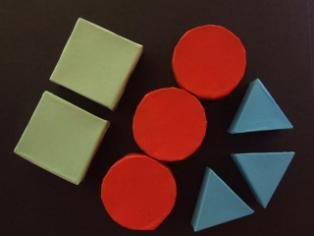
#> input picture input.jpg, 314 x 236 px
$ python shape-recognition.py
#> lines starting #> are read from the running program, lines starting #| are printed output that depends on the picture; after the words box and inside, x2 and y2 are one past the last pixel; in counts of white or black regions, pixels touching at a corner belong together
import cv2 as cv
import numpy as np

def compactness(img):
    '''
        Input
        -----
        img : np.array

        Output
        ------
        c : float
    '''

    contours, hierarchy = cv.findContours(img, 1, 2)
    cnt = contours[0]

def main():
    '''
    Quick implementation of:
        Object Shape Recognition in Image for Machine Vision Application
    '''

    # get image in HSL (hue, saturation. light )colorspace
    img = cv.imread('input.jpg', cv.IMREAD_COLOR)
#> img is the input picture: shape (236, 314, 3); mean B, G, R 40.8, 49.3, 78.7
    img = cv.cvtColor(img, cv.COLOR_BGR2HLS)
#> img: shape (236, 314, 3); mean of channels 0, 1, 2 38.4, 60.2, 94
    img = img[:,:,1]
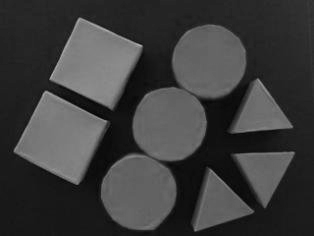
#> img: shape (236, 314); min 2, max 182, mean 60.2

    # binarize image with Otsu's method
    val, binary_img = cv.threshold(img, 0, 255, cv.THRESH_BINARY+cv.THRESH_OTSU)
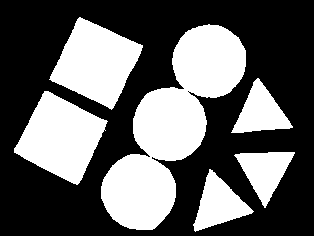
#> binary_img: shape (236, 314); 38.3% white; 6 white regions, box (x1, y1, x2, y2) and area: (101, 24, 246, 230) 12978, (14, 91, 108, 185) 5092, (49, 17, 143, 110) 4979, (193, 169, 254, 232) 1858, (231, 78, 293, 133) 1738, (234, 152, 295, 208) 1735
#> val = 69
    cv.imwrite('binary.jpg', binary_img)

    # 'Image Fills' ?

    # median filter for noise reduction
    img = cv.medianBlur(binary_img,3)
#> img: shape (236, 314); 38.3% white; 6 white regions, box (x1, y1, x2, y2) and area: (101, 24, 246, 230) 12984, (14, 91, 107, 185) 5089, (50, 17, 143, 109) 4976, (193, 169, 253, 231) 1855, (232, 78, 293, 133) 1736, (235, 152, 295, 207) 1731

    # Sobel operator to get image gradient
    k = 5
    sobel_x = cv.Sobel(img, cv.CV_64F, 1, 0, ksize=k)
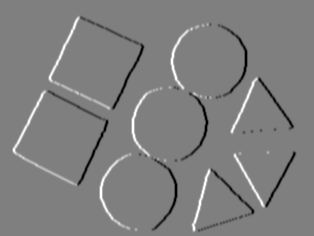
#> sobel_x: shape (236, 314) float64; min -12240, max 12240, mean 0; drawn with min black and max white
    sobel_y = cv.Sobel(img, cv.CV_64F, 0, 1, ksize=k)
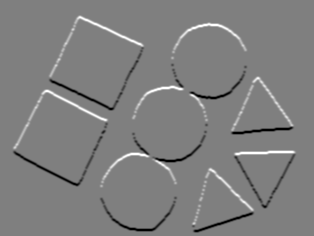
#> sobel_y: shape (236, 314) float64; min -12240, max 12240, mean 0; drawn with min black and max white
    abs_grad_x = cv.convertScaleAbs(sobel_x)
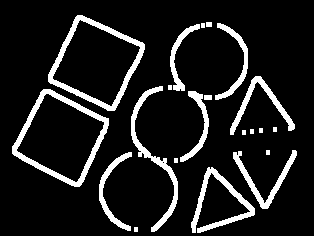
#> abs_grad_x: shape (236, 314); 11.6% white; 21 white regions, largest, box (x1, y1, x2, y2) and area: (12, 89, 109, 187) 1494, (48, 15, 145, 111) 1476, (131, 86, 178, 232) 999
    abs_grad_y = cv.convertScaleAbs(sobel_y)
#> abs_grad_y: shape (236, 314); 12% white; 17 white regions, largest, box (x1, y1, x2, y2) and area: (12, 89, 109, 187) 1494, (48, 15, 145, 111) 1476, (99, 130, 208, 188) 1002
    gradient = cv.addWeighted(abs_grad_x, 0.5, abs_grad_y, 0.5, 0)
    cv.imwrite('gradient.jpg', gradient)

    # thinning the image
    trash, gradient  = cv.threshold(gradient, 0, 255, cv.THRESH_BINARY)
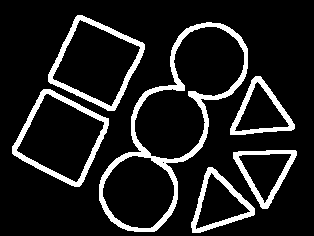
#> gradient: shape (236, 314); 12.3% white; 6 white regions, box (x1, y1, x2, y2) and area: (99, 22, 248, 232) 3370, (12, 89, 109, 187) 1494, (48, 15, 145, 111) 1476, (191, 167, 255, 233) 969, (230, 76, 295, 135) 921, (233, 150, 297, 209) 914
    kernel = np.ones((3,3), np.uint8)
    img = cv.erode(gradient, kernel, iterations=1)
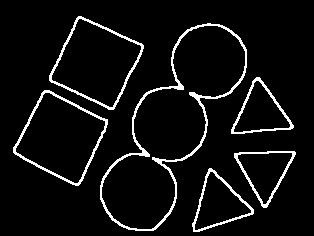
#> img: shape (236, 314); 6.3% white in thin lines or dots, all inside (x1, y1, x2, y2) = (13, 16, 296, 232)
    cv.imwrite('thinned.jpg', img)

    # calculate compactness (paper doesn't say how to find perimeter or area)
    c = compactness(img)
#> in compactness, `contours, hierarchy = cv.findContours(img, 1, 2)`: contours = 12 contours; largest, box (x1, y1, x2, y2) and area: (100, 23, 247, 231) 13564, (101, 25, 246, 230) 12427, (13, 90, 108, 186) 5338, (49, 16, 144, 110) 5220, (15, 92, 106, 184) 4834
#> in compactness, `cnt = contours[0]`: cnt = contour of 84 points, box (x1, y1, x2, y2) (194, 171, 252, 231), area 1694

if __name__ == '__main__':
    main()
